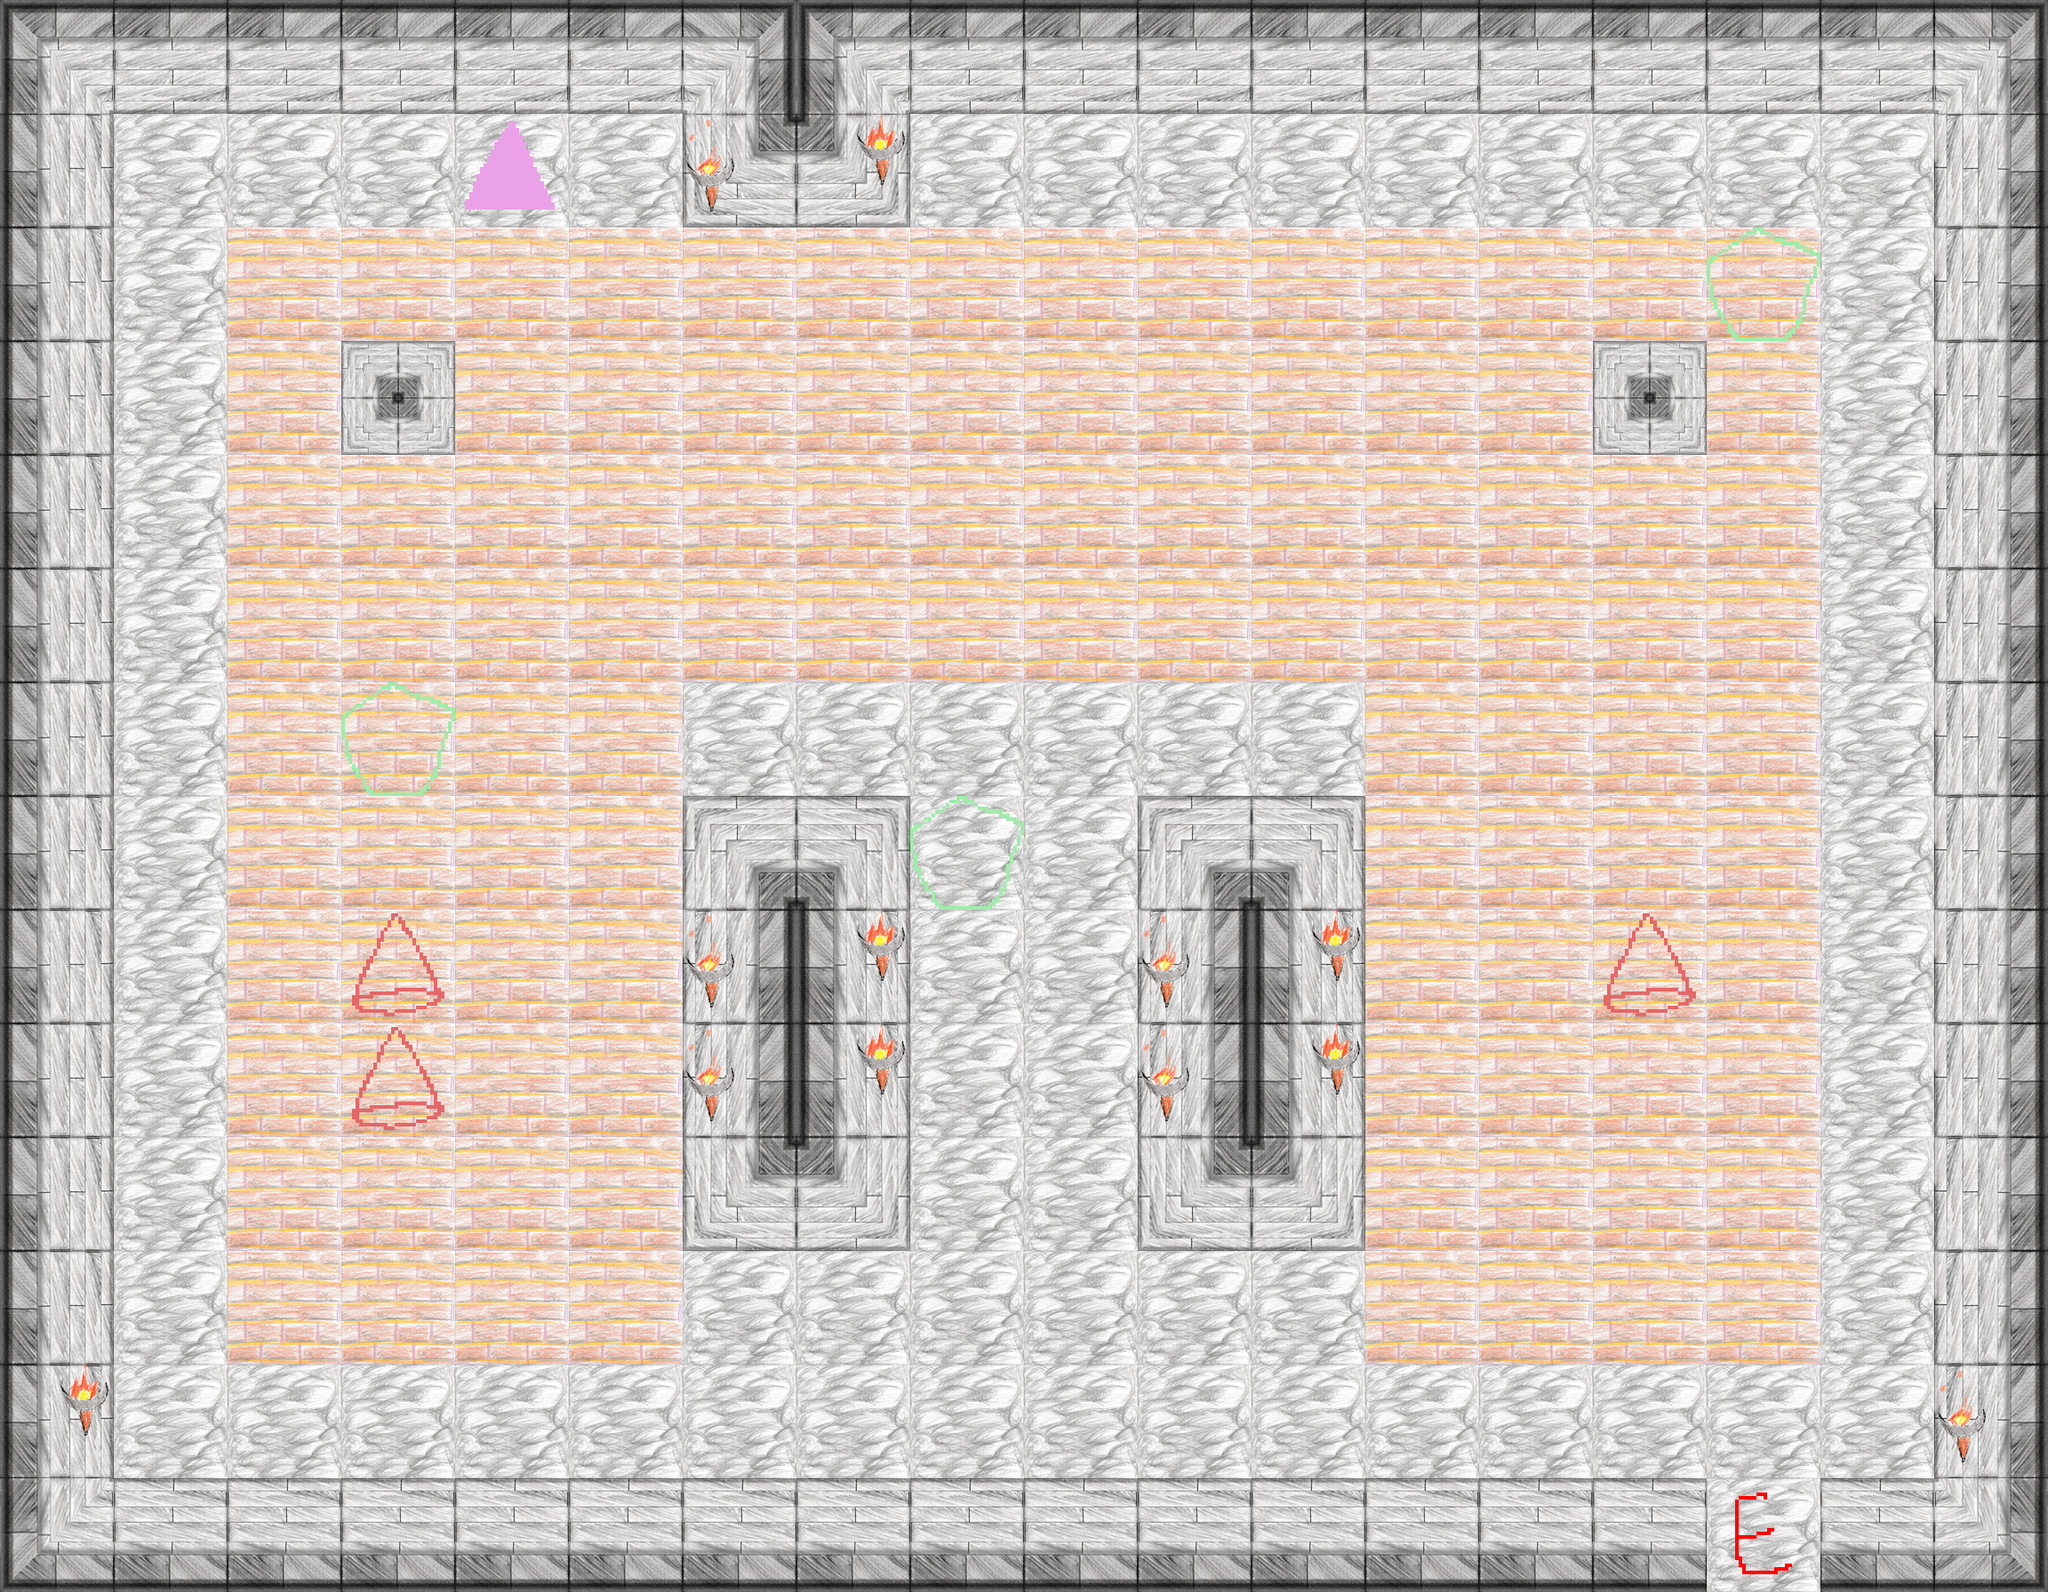

A level layout from a 2D game, rendered from its tile map. Below: a short description, then the map file with its tile-grid data intact:
An orthogonal 18x14 tile map with 128x128 px tiles, 2 tile layers (base, doodads), 2 tilesets.

<map version="1.8" tiledversion="1.8.4" orientation="orthogonal" renderorder="right-down" width="18" height="14" tilewidth="128" tileheight="128" infinite="0" nextlayerid="3" nextobjectid="1">
 <tileset firstgid="1" source="../tileSet/Level0.tsx" />
 <tileset firstgid="42" source="../tileSet/torchRight.tsx" />
 <layer id="1" name="base" width="18" height="14">
  <data encoding="csv">
18,10,10,10,10,10,21,18,10,10,10,10,10,10,10,10,10,21,
15,23,23,23,23,23,5,4,23,23,23,23,23,23,23,23,23,17,
15,23,32,32,32,32,32,32,32,32,32,32,32,32,32,32,23,17,
15,23,32,3,32,32,32,32,32,32,32,32,32,32,3,32,23,17,
15,23,32,32,32,32,32,32,32,32,32,32,32,32,32,32,23,17,
15,23,32,32,32,32,32,32,32,32,32,32,32,32,32,32,23,17,
15,23,32,32,32,32,23,23,23,23,23,23,32,32,32,32,23,17,
15,23,32,32,32,32,2,1,23,23,2,1,32,32,32,32,23,17,
15,23,32,32,32,32,17,15,23,23,17,15,32,32,32,32,23,17,
15,23,32,32,32,32,17,15,23,23,17,15,32,32,32,32,23,17,
15,23,32,32,32,32,5,4,23,23,5,4,32,32,32,32,23,17,
15,23,32,32,32,32,23,23,23,23,23,23,32,32,32,32,23,17,
15,23,23,23,23,23,23,23,23,23,23,23,23,23,23,23,23,17,
14,16,16,16,16,16,16,16,16,16,16,16,16,16,16,23,16,20
</data>
 </layer>
 <layer id="2" name="doodads" width="18" height="14">
  <data encoding="csv">
0,0,0,0,0,0,0,0,0,0,0,0,0,0,0,0,0,0,
0,0,0,0,39,0,33,44,0,0,0,0,0,0,0,0,0,0,
0,0,0,0,0,0,0,0,0,0,0,0,0,0,0,38,0,0,
0,0,0,0,0,0,0,0,0,0,0,0,0,0,0,0,0,0,
0,0,0,0,0,0,0,0,0,0,0,0,0,0,0,0,0,0,
0,0,0,0,0,0,0,0,0,0,0,0,0,0,0,0,0,0,
0,0,0,38,0,0,0,0,0,0,0,0,0,0,0,0,0,0,
0,0,0,0,0,0,0,0,38,0,0,0,0,0,0,0,0,0,
0,0,0,37,0,0,33,44,0,0,33,44,0,0,37,0,0,0,
0,0,0,37,0,0,33,44,0,0,33,44,0,0,0,0,0,0,
0,0,0,0,0,0,0,0,0,0,0,0,0,0,0,0,0,0,
0,0,0,0,0,0,0,0,0,0,0,0,0,0,0,0,0,0,
44,0,0,0,0,0,0,0,0,0,0,0,0,0,0,0,0,33,
0,0,0,0,0,0,0,0,0,0,0,0,0,0,0,41,16,0
</data>
 </layer>
</map>
